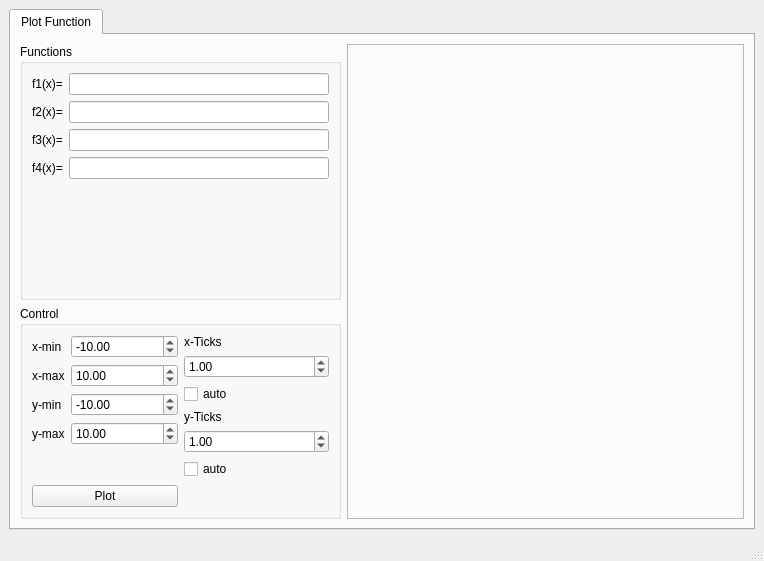
<?xml version="1.0" encoding="UTF-8"?>
<ui version="4.0">
 <author>Robert Spillner</author>
 <class>MathTools</class>
 <widget class="QMainWindow" name="MathTools">
  <property name="geometry">
   <rect>
    <x>0</x>
    <y>0</y>
    <width>764</width>
    <height>561</height>
   </rect>
  </property>
  <property name="windowTitle">
   <string>MainWindow</string>
  </property>
  <widget class="QWidget" name="centralwidget">
   <layout class="QGridLayout" name="gridLayout">
    <item row="0" column="0">
     <widget class="QTabWidget" name="mainTabWidget">
      <property name="currentIndex">
       <number>0</number>
      </property>
      <widget class="QWidget" name="plotFunctionTab">
       <attribute name="title">
        <string>Plot Function</string>
       </attribute>
       <layout class="QGridLayout" name="gridLayout_2">
        <item row="0" column="0">
         <widget class="QGroupBox" name="functionsGBox">
          <property name="sizePolicy">
           <sizepolicy hsizetype="Preferred" vsizetype="Expanding">
            <horstretch>0</horstretch>
            <verstretch>0</verstretch>
           </sizepolicy>
          </property>
          <property name="minimumSize">
           <size>
            <width>321</width>
            <height>200</height>
           </size>
          </property>
          <property name="maximumSize">
           <size>
            <width>321</width>
            <height>16777215</height>
           </size>
          </property>
          <property name="title">
           <string>Functions</string>
          </property>
          <layout class="QFormLayout" name="formLayout">
           <property name="fieldGrowthPolicy">
            <enum>QFormLayout::AllNonFixedFieldsGrow</enum>
           </property>
           <item row="0" column="0">
            <widget class="QLabel" name="f1Label">
             <property name="text">
              <string>f1(x)=</string>
             </property>
            </widget>
           </item>
           <item row="0" column="1">
            <widget class="QLineEdit" name="f1LineEdit"/>
           </item>
           <item row="1" column="0">
            <widget class="QLabel" name="f2Label">
             <property name="text">
              <string>f2(x)=</string>
             </property>
            </widget>
           </item>
           <item row="1" column="1">
            <widget class="QLineEdit" name="f2LineEdit"/>
           </item>
           <item row="2" column="0">
            <widget class="QLabel" name="f3Label">
             <property name="text">
              <string>f3(x)=</string>
             </property>
            </widget>
           </item>
           <item row="2" column="1">
            <widget class="QLineEdit" name="f3LineEdit"/>
           </item>
           <item row="3" column="0">
            <widget class="QLabel" name="f4Label">
             <property name="text">
              <string>f4(x)=</string>
             </property>
            </widget>
           </item>
           <item row="3" column="1">
            <widget class="QLineEdit" name="f4LineEdit"/>
           </item>
          </layout>
         </widget>
        </item>
        <item row="0" column="1" rowspan="2">
         <widget class="Plotter" name="plotter">
          <property name="sizePolicy">
           <sizepolicy hsizetype="Expanding" vsizetype="Preferred">
            <horstretch>0</horstretch>
            <verstretch>0</verstretch>
           </sizepolicy>
          </property>
          <property name="minimumSize">
           <size>
            <width>281</width>
            <height>311</height>
           </size>
          </property>
          <property name="frameShape">
           <enum>QFrame::StyledPanel</enum>
          </property>
          <property name="frameShadow">
           <enum>QFrame::Raised</enum>
          </property>
         </widget>
        </item>
        <item row="1" column="0">
         <widget class="QGroupBox" name="controlGBox">
          <property name="sizePolicy">
           <sizepolicy hsizetype="Fixed" vsizetype="Preferred">
            <horstretch>0</horstretch>
            <verstretch>0</verstretch>
           </sizepolicy>
          </property>
          <property name="minimumSize">
           <size>
            <width>321</width>
            <height>171</height>
           </size>
          </property>
          <property name="maximumSize">
           <size>
            <width>321</width>
            <height>16777215</height>
           </size>
          </property>
          <property name="title">
           <string>Control</string>
          </property>
          <layout class="QGridLayout" name="gridLayout_3">
           <item row="0" column="0">
            <layout class="QFormLayout" name="formLayout_3">
             <item row="0" column="0">
              <widget class="QLabel" name="xminLabel">
               <property name="text">
                <string>x-min</string>
               </property>
              </widget>
             </item>
             <item row="0" column="1">
              <widget class="QDoubleSpinBox" name="xminDSpinBox">
               <property name="sizePolicy">
                <sizepolicy hsizetype="Preferred" vsizetype="Preferred">
                 <horstretch>0</horstretch>
                 <verstretch>0</verstretch>
                </sizepolicy>
               </property>
               <property name="minimum">
                <double>-100.000000000000000</double>
               </property>
               <property name="maximum">
                <double>100.000000000000000</double>
               </property>
               <property name="value">
                <double>-10.000000000000000</double>
               </property>
              </widget>
             </item>
             <item row="1" column="0">
              <widget class="QLabel" name="xmaxLabel">
               <property name="text">
                <string>x-max</string>
               </property>
              </widget>
             </item>
             <item row="1" column="1">
              <widget class="QDoubleSpinBox" name="xmaxDSpinBox">
               <property name="sizePolicy">
                <sizepolicy hsizetype="Preferred" vsizetype="Preferred">
                 <horstretch>0</horstretch>
                 <verstretch>0</verstretch>
                </sizepolicy>
               </property>
               <property name="minimum">
                <double>-100.000000000000000</double>
               </property>
               <property name="maximum">
                <double>100.000000000000000</double>
               </property>
               <property name="value">
                <double>10.000000000000000</double>
               </property>
              </widget>
             </item>
             <item row="2" column="0">
              <widget class="QLabel" name="yminLabel">
               <property name="text">
                <string>y-min</string>
               </property>
              </widget>
             </item>
             <item row="2" column="1">
              <widget class="QDoubleSpinBox" name="yminDSpinBox">
               <property name="sizePolicy">
                <sizepolicy hsizetype="Preferred" vsizetype="Preferred">
                 <horstretch>0</horstretch>
                 <verstretch>0</verstretch>
                </sizepolicy>
               </property>
               <property name="minimum">
                <double>-100.000000000000000</double>
               </property>
               <property name="maximum">
                <double>100.000000000000000</double>
               </property>
               <property name="value">
                <double>-10.000000000000000</double>
               </property>
              </widget>
             </item>
             <item row="3" column="0">
              <widget class="QLabel" name="ymaxLabel">
               <property name="text">
                <string>y-max</string>
               </property>
              </widget>
             </item>
             <item row="3" column="1">
              <widget class="QDoubleSpinBox" name="ymaxDSpinBox">
               <property name="sizePolicy">
                <sizepolicy hsizetype="Preferred" vsizetype="Preferred">
                 <horstretch>0</horstretch>
                 <verstretch>0</verstretch>
                </sizepolicy>
               </property>
               <property name="minimum">
                <double>-100.000000000000000</double>
               </property>
               <property name="maximum">
                <double>100.000000000000000</double>
               </property>
               <property name="value">
                <double>10.000000000000000</double>
               </property>
              </widget>
             </item>
            </layout>
           </item>
           <item row="0" column="1">
            <layout class="QVBoxLayout" name="tickVBox">
             <item>
              <widget class="QLabel" name="xticksLabel">
               <property name="text">
                <string>x-Ticks</string>
               </property>
              </widget>
             </item>
             <item>
              <widget class="QDoubleSpinBox" name="xticksDSpinBox">
               <property name="sizePolicy">
                <sizepolicy hsizetype="Preferred" vsizetype="Preferred">
                 <horstretch>0</horstretch>
                 <verstretch>0</verstretch>
                </sizepolicy>
               </property>
               <property name="maximum">
                <double>100000.000000000000000</double>
               </property>
               <property name="value">
                <double>1.000000000000000</double>
               </property>
              </widget>
             </item>
             <item>
              <widget class="QCheckBox" name="xAutoCheckBox">
               <property name="text">
                <string>auto</string>
               </property>
              </widget>
             </item>
             <item>
              <widget class="QLabel" name="yticksLabel">
               <property name="text">
                <string>y-Ticks</string>
               </property>
              </widget>
             </item>
             <item>
              <widget class="QDoubleSpinBox" name="yticksDSpinBox">
               <property name="sizePolicy">
                <sizepolicy hsizetype="Preferred" vsizetype="Preferred">
                 <horstretch>0</horstretch>
                 <verstretch>0</verstretch>
                </sizepolicy>
               </property>
               <property name="maximum">
                <double>100000.000000000000000</double>
               </property>
               <property name="value">
                <double>1.000000000000000</double>
               </property>
              </widget>
             </item>
             <item>
              <widget class="QCheckBox" name="yAutoCheckBox">
               <property name="text">
                <string>auto</string>
               </property>
              </widget>
             </item>
            </layout>
           </item>
           <item row="1" column="0">
            <widget class="QPushButton" name="plotPushButton">
             <property name="text">
              <string>Plot</string>
             </property>
            </widget>
           </item>
          </layout>
         </widget>
        </item>
       </layout>
      </widget>
     </widget>
    </item>
   </layout>
  </widget>
  <widget class="QMenuBar" name="menubar">
   <property name="geometry">
    <rect>
     <x>0</x>
     <y>0</y>
     <width>764</width>
     <height>23</height>
    </rect>
   </property>
  </widget>
  <widget class="QStatusBar" name="statusbar"/>
 </widget>
 <customwidgets>
  <customwidget>
   <class>Plotter</class>
   <extends>QFrame</extends>
   <header>Plotter.hpp</header>
   <container>1</container>
   <slots>
    <signal>newXMin(double)</signal>
    <signal>newXMax(double)</signal>
    <signal>newYMin(double)</signal>
    <signal>newYMax(double)</signal>
    <signal>newXTicks(double)</signal>
    <signal>newYTicks(double)</signal>
    <slot>setXMin(double)</slot>
    <slot>setXMax(double)</slot>
    <slot>setYMin(double)</slot>
    <slot>setYMax(double)</slot>
    <slot>setXTicks(double)</slot>
    <slot>setYTicks(double)</slot>
    <slot>autoXTicks(bool)</slot>
    <slot>autoYTicks(bool)</slot>
   </slots>
  </customwidget>
 </customwidgets>
 <resources/>
 <connections>
  <connection>
   <sender>xAutoCheckBox</sender>
   <signal>toggled(bool)</signal>
   <receiver>xticksDSpinBox</receiver>
   <slot>setDisabled(bool)</slot>
   <hints>
    <hint type="sourcelabel">
     <x>241</x>
     <y>378</y>
    </hint>
    <hint type="destinationlabel">
     <x>242</x>
     <y>360</y>
    </hint>
   </hints>
  </connection>
  <connection>
   <sender>xminDSpinBox</sender>
   <signal>valueChanged(double)</signal>
   <receiver>plotter</receiver>
   <slot>setXMin(double)</slot>
   <hints>
    <hint type="sourcelabel">
     <x>149</x>
     <y>338</y>
    </hint>
    <hint type="destinationlabel">
     <x>513</x>
     <y>317</y>
    </hint>
   </hints>
  </connection>
  <connection>
   <sender>xmaxDSpinBox</sender>
   <signal>valueChanged(double)</signal>
   <receiver>plotter</receiver>
   <slot>setXMax(double)</slot>
   <hints>
    <hint type="sourcelabel">
     <x>116</x>
     <y>369</y>
    </hint>
    <hint type="destinationlabel">
     <x>519</x>
     <y>377</y>
    </hint>
   </hints>
  </connection>
  <connection>
   <sender>yminDSpinBox</sender>
   <signal>valueChanged(double)</signal>
   <receiver>plotter</receiver>
   <slot>setYMin(double)</slot>
   <hints>
    <hint type="sourcelabel">
     <x>117</x>
     <y>398</y>
    </hint>
    <hint type="destinationlabel">
     <x>465</x>
     <y>414</y>
    </hint>
   </hints>
  </connection>
  <connection>
   <sender>ymaxDSpinBox</sender>
   <signal>valueChanged(double)</signal>
   <receiver>plotter</receiver>
   <slot>setYMax(double)</slot>
   <hints>
    <hint type="sourcelabel">
     <x>104</x>
     <y>427</y>
    </hint>
    <hint type="destinationlabel">
     <x>403</x>
     <y>447</y>
    </hint>
   </hints>
  </connection>
  <connection>
   <sender>xticksDSpinBox</sender>
   <signal>valueChanged(double)</signal>
   <receiver>plotter</receiver>
   <slot>setXTicks(double)</slot>
   <hints>
    <hint type="sourcelabel">
     <x>309</x>
     <y>356</y>
    </hint>
    <hint type="destinationlabel">
     <x>420</x>
     <y>354</y>
    </hint>
   </hints>
  </connection>
  <connection>
   <sender>yAutoCheckBox</sender>
   <signal>toggled(bool)</signal>
   <receiver>yticksDSpinBox</receiver>
   <slot>setDisabled(bool)</slot>
   <hints>
    <hint type="sourcelabel">
     <x>209</x>
     <y>464</y>
    </hint>
    <hint type="destinationlabel">
     <x>210</x>
     <y>440</y>
    </hint>
   </hints>
  </connection>
  <connection>
   <sender>plotter</sender>
   <signal>newXMin(double)</signal>
   <receiver>xminDSpinBox</receiver>
   <slot>setValue(double)</slot>
   <hints>
    <hint type="sourcelabel">
     <x>508</x>
     <y>271</y>
    </hint>
    <hint type="destinationlabel">
     <x>85</x>
     <y>339</y>
    </hint>
   </hints>
  </connection>
  <connection>
   <sender>plotter</sender>
   <signal>newXMax(double)</signal>
   <receiver>xmaxDSpinBox</receiver>
   <slot>setValue(double)</slot>
   <hints>
    <hint type="sourcelabel">
     <x>613</x>
     <y>341</y>
    </hint>
    <hint type="destinationlabel">
     <x>134</x>
     <y>361</y>
    </hint>
   </hints>
  </connection>
  <connection>
   <sender>plotter</sender>
   <signal>newYMin(double)</signal>
   <receiver>yminDSpinBox</receiver>
   <slot>setValue(double)</slot>
   <hints>
    <hint type="sourcelabel">
     <x>582</x>
     <y>420</y>
    </hint>
    <hint type="destinationlabel">
     <x>103</x>
     <y>396</y>
    </hint>
   </hints>
  </connection>
  <connection>
   <sender>plotter</sender>
   <signal>newYMax(double)</signal>
   <receiver>ymaxDSpinBox</receiver>
   <slot>setValue(double)</slot>
   <hints>
    <hint type="sourcelabel">
     <x>624</x>
     <y>494</y>
    </hint>
    <hint type="destinationlabel">
     <x>81</x>
     <y>433</y>
    </hint>
   </hints>
  </connection>
  <connection>
   <sender>plotter</sender>
   <signal>newXTicks(double)</signal>
   <receiver>xticksDSpinBox</receiver>
   <slot>setValue(double)</slot>
   <hints>
    <hint type="sourcelabel">
     <x>613</x>
     <y>382</y>
    </hint>
    <hint type="destinationlabel">
     <x>289</x>
     <y>352</y>
    </hint>
   </hints>
  </connection>
  <connection>
   <sender>plotter</sender>
   <signal>newYTicks(double)</signal>
   <receiver>yticksDSpinBox</receiver>
   <slot>setValue(double)</slot>
   <hints>
    <hint type="sourcelabel">
     <x>656</x>
     <y>425</y>
    </hint>
    <hint type="destinationlabel">
     <x>316</x>
     <y>429</y>
    </hint>
   </hints>
  </connection>
  <connection>
   <sender>xAutoCheckBox</sender>
   <signal>toggled(bool)</signal>
   <receiver>plotter</receiver>
   <slot>autoXTicks(bool)</slot>
   <hints>
    <hint type="sourcelabel">
     <x>294</x>
     <y>390</y>
    </hint>
    <hint type="destinationlabel">
     <x>598</x>
     <y>392</y>
    </hint>
   </hints>
  </connection>
  <connection>
   <sender>yAutoCheckBox</sender>
   <signal>toggled(bool)</signal>
   <receiver>plotter</receiver>
   <slot>autoYTicks(bool)</slot>
   <hints>
    <hint type="sourcelabel">
     <x>303</x>
     <y>467</y>
    </hint>
    <hint type="destinationlabel">
     <x>537</x>
     <y>462</y>
    </hint>
   </hints>
  </connection>
  <connection>
   <sender>yticksDSpinBox</sender>
   <signal>valueChanged(double)</signal>
   <receiver>plotter</receiver>
   <slot>setYTicks(double)</slot>
   <hints>
    <hint type="sourcelabel">
     <x>308</x>
     <y>437</y>
    </hint>
    <hint type="destinationlabel">
     <x>589</x>
     <y>250</y>
    </hint>
   </hints>
  </connection>
 </connections>
</ui>
